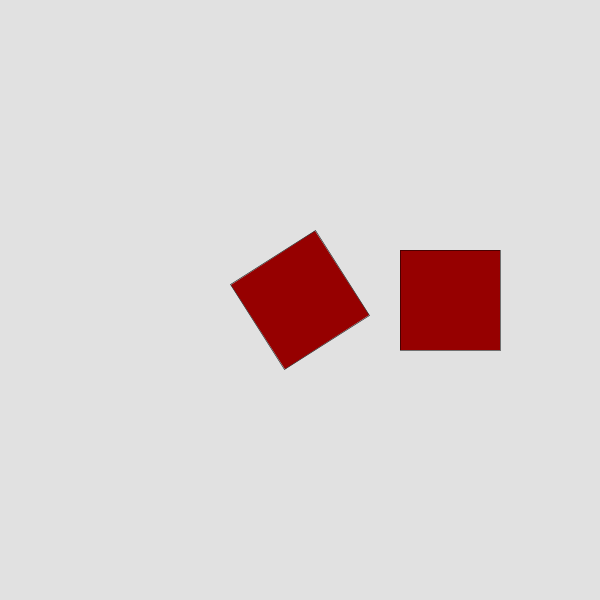
Frame 1 (no input)
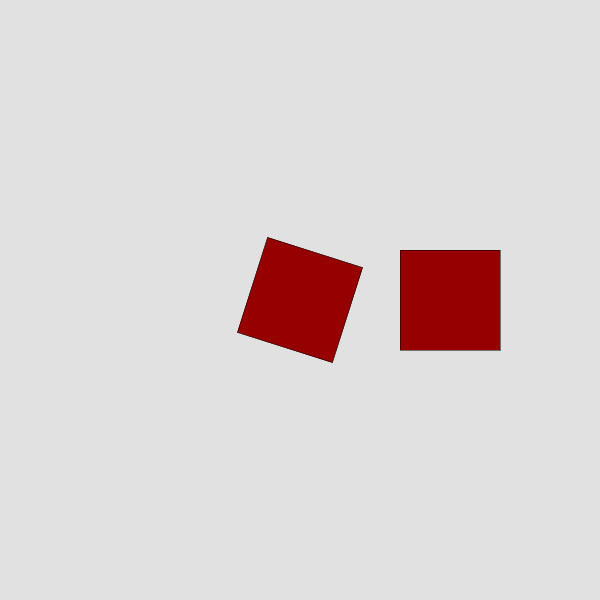
Frame 60 (the mouse pressed at the canvas centre just before this capture)
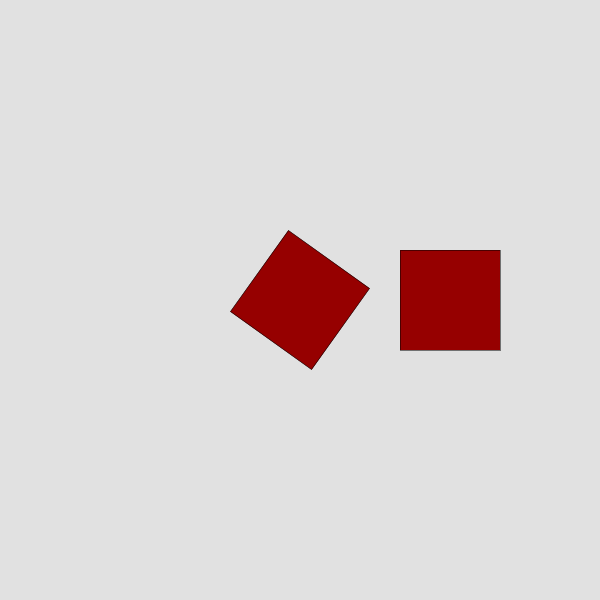
Frame 120 (the mouse held since frame 60 and released just before this capture)

The Processing sketch that drew these frames (run headless with seeded random() and noise(); from frame 60 on, the mouse is pressed at the canvas centre):

// Processing sketch: rotating_circles
// ── rotating_circles.pde
int angle = 0;

void setup(){
  size(600,600);
}

void draw(){
  angle++;
  background(225);
  stroke(0);
  fill(150,0,0);
  rectMode(CENTER);
  
  translate(width/2, height/2);
  scale(0.5);
  rotate(angle);
  rect(0,0,200,200);
  
  rotate(-angle);
  translate(300,0);
  rect(0,0,200,200);
  
}
